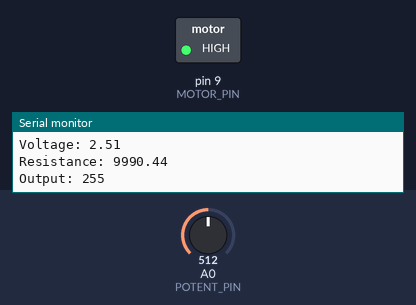
A sketch run on a simulated Arduino Uno, built with avr-gcc and run on an emulated ATmega328P. Parts: switched loads named in the sketch (green lamp = pin HIGH), the last lines printed to the serial monitor. The test bench sets the inputs (shaded band); at power-on: A0 (POTENT_PIN) = 512.

Above: at 1.2 s.
1.3 s: A0 (POTENT_PIN) set to 1009
2.8 s: A0 (POTENT_PIN) set to 1023
At 4.0 s:
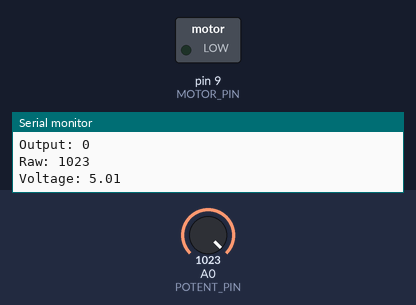
4.4 s: A0 (POTENT_PIN) set to 900
At 5.4 s:
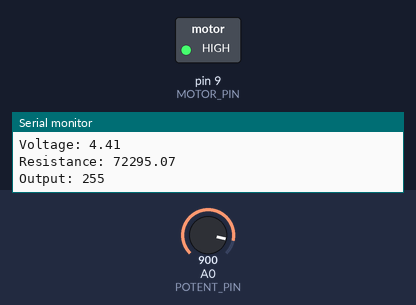
Timing chart, 0 to 7.4 s (numbered marks = the images above; inputs shaded):
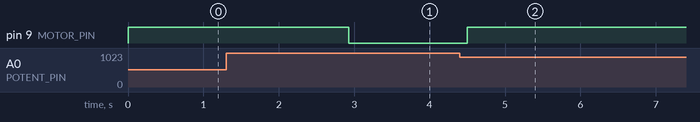

Measured:
- the behaviour switches between 1022 and 1023 on A0 (POTENT_PIN) (found by bisection; images 0 and 1)
- after the input at 2.8 s, pin 9 (MOTOR_PIN): HIGH → LOW after 0.12 s
- after the input at 4.4 s, pin 9 (MOTOR_PIN): LOW → HIGH after 0.10 s

The sketch:

soft_potentuimeter_and_motor.ino
```cpp
#define POTENT_PIN A0
#define MOTOR_PIN 9

void setup() {
  // put your setup code here, to run once:
  pinMode(POTENT_PIN, INPUT);
  pinMode(MOTOR_PIN, OUTPUT);
  Serial.begin(9600);
}

void loop() {
  //analogWrite(MOTOR_PIN, 0);
  /*
    analogWrite(MOTOR_PIN, 256);
    delay(10000);
  for (int i = 36; i != 256; ++i) {
    analogWrite(MOTOR_PIN, i);
    delay(1000);
  }*/

  int raw_input = analogRead(POTENT_PIN);
  Serial.print("Raw: ");
  Serial.println(raw_input);

  double volt = raw_input * 0.0049;
  Serial.print("Voltage: ");
  Serial.println(volt);

  double resistance = volt / (5.02 - volt) * 10000;
  Serial.print("Resistance: ");
  Serial.println(resistance);


  unsigned char out = 255 - raw_input / 1023 * 255;
  Serial.print("Output: ");
  Serial.println(out);
  Serial.println();
  analogWrite(MOTOR_PIN, out);
}
```
